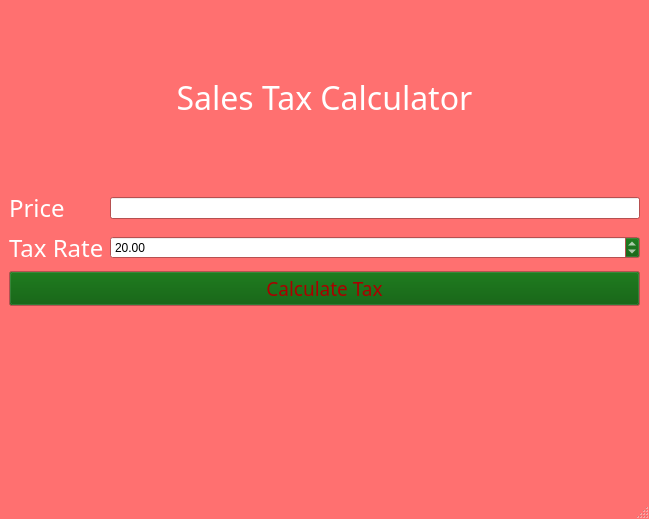
<?xml version="1.0" encoding="UTF-8"?>
<ui version="4.0">
 <class>MainWindow</class>
 <widget class="QMainWindow" name="MainWindow">
  <property name="geometry">
   <rect>
    <x>0</x>
    <y>0</y>
    <width>649</width>
    <height>519</height>
   </rect>
  </property>
  <property name="palette">
   <palette>
    <active>
     <colorrole role="WindowText">
      <brush brushstyle="SolidPattern">
       <color alpha="255">
        <red>255</red>
        <green>255</green>
        <blue>255</blue>
       </color>
      </brush>
     </colorrole>
     <colorrole role="Button">
      <brush brushstyle="SolidPattern">
       <color alpha="255">
        <red>0</red>
        <green>85</green>
        <blue>0</blue>
       </color>
      </brush>
     </colorrole>
     <colorrole role="Text">
      <brush brushstyle="SolidPattern">
       <color alpha="255">
        <red>170</red>
        <green>85</green>
        <blue>127</blue>
       </color>
      </brush>
     </colorrole>
     <colorrole role="ButtonText">
      <brush brushstyle="SolidPattern">
       <color alpha="255">
        <red>170</red>
        <green>0</green>
        <blue>0</blue>
       </color>
      </brush>
     </colorrole>
     <colorrole role="Base">
      <brush brushstyle="SolidPattern">
       <color alpha="255">
        <red>255</red>
        <green>255</green>
        <blue>255</blue>
       </color>
      </brush>
     </colorrole>
     <colorrole role="Window">
      <brush brushstyle="SolidPattern">
       <color alpha="255">
        <red>255</red>
        <green>112</green>
        <blue>112</blue>
       </color>
      </brush>
     </colorrole>
     <colorrole role="PlaceholderText">
      <brush brushstyle="SolidPattern">
       <color alpha="128">
        <red>170</red>
        <green>85</green>
        <blue>127</blue>
       </color>
      </brush>
     </colorrole>
    </active>
    <inactive>
     <colorrole role="WindowText">
      <brush brushstyle="SolidPattern">
       <color alpha="255">
        <red>255</red>
        <green>255</green>
        <blue>255</blue>
       </color>
      </brush>
     </colorrole>
     <colorrole role="Button">
      <brush brushstyle="SolidPattern">
       <color alpha="255">
        <red>0</red>
        <green>85</green>
        <blue>0</blue>
       </color>
      </brush>
     </colorrole>
     <colorrole role="Text">
      <brush brushstyle="SolidPattern">
       <color alpha="255">
        <red>170</red>
        <green>85</green>
        <blue>127</blue>
       </color>
      </brush>
     </colorrole>
     <colorrole role="ButtonText">
      <brush brushstyle="SolidPattern">
       <color alpha="255">
        <red>170</red>
        <green>0</green>
        <blue>0</blue>
       </color>
      </brush>
     </colorrole>
     <colorrole role="Base">
      <brush brushstyle="SolidPattern">
       <color alpha="255">
        <red>255</red>
        <green>255</green>
        <blue>255</blue>
       </color>
      </brush>
     </colorrole>
     <colorrole role="Window">
      <brush brushstyle="SolidPattern">
       <color alpha="255">
        <red>255</red>
        <green>112</green>
        <blue>112</blue>
       </color>
      </brush>
     </colorrole>
     <colorrole role="PlaceholderText">
      <brush brushstyle="SolidPattern">
       <color alpha="128">
        <red>170</red>
        <green>85</green>
        <blue>127</blue>
       </color>
      </brush>
     </colorrole>
    </inactive>
    <disabled>
     <colorrole role="WindowText">
      <brush brushstyle="SolidPattern">
       <color alpha="255">
        <red>120</red>
        <green>120</green>
        <blue>120</blue>
       </color>
      </brush>
     </colorrole>
     <colorrole role="Button">
      <brush brushstyle="SolidPattern">
       <color alpha="255">
        <red>0</red>
        <green>85</green>
        <blue>0</blue>
       </color>
      </brush>
     </colorrole>
     <colorrole role="Text">
      <brush brushstyle="SolidPattern">
       <color alpha="255">
        <red>120</red>
        <green>120</green>
        <blue>120</blue>
       </color>
      </brush>
     </colorrole>
     <colorrole role="ButtonText">
      <brush brushstyle="SolidPattern">
       <color alpha="255">
        <red>120</red>
        <green>120</green>
        <blue>120</blue>
       </color>
      </brush>
     </colorrole>
     <colorrole role="Base">
      <brush brushstyle="SolidPattern">
       <color alpha="255">
        <red>255</red>
        <green>112</green>
        <blue>112</blue>
       </color>
      </brush>
     </colorrole>
     <colorrole role="Window">
      <brush brushstyle="SolidPattern">
       <color alpha="255">
        <red>255</red>
        <green>112</green>
        <blue>112</blue>
       </color>
      </brush>
     </colorrole>
     <colorrole role="PlaceholderText">
      <brush brushstyle="SolidPattern">
       <color alpha="128">
        <red>0</red>
        <green>0</green>
        <blue>0</blue>
       </color>
      </brush>
     </colorrole>
    </disabled>
   </palette>
  </property>
  <property name="windowTitle">
   <string>Tax Calculator</string>
  </property>
  <widget class="QWidget" name="centralwidget">
   <layout class="QGridLayout" name="gridLayout">
    <item row="2" column="0">
     <widget class="QLabel" name="label">
      <property name="font">
       <font>
        <family>MV Boli</family>
        <pointsize>18</pointsize>
       </font>
      </property>
      <property name="text">
       <string>Tax Rate</string>
      </property>
     </widget>
    </item>
    <item row="0" column="0" colspan="2">
     <widget class="QLabel" name="label_2">
      <property name="font">
       <font>
        <family>MV Boli</family>
        <pointsize>24</pointsize>
       </font>
      </property>
      <property name="text">
       <string>Sales Tax Calculator</string>
      </property>
      <property name="alignment">
       <set>Qt::AlignCenter</set>
      </property>
     </widget>
    </item>
    <item row="1" column="1">
     <widget class="QLineEdit" name="price_box">
      <property name="palette">
       <palette>
        <active>
         <colorrole role="Text">
          <brush brushstyle="SolidPattern">
           <color alpha="255">
            <red>0</red>
            <green>0</green>
            <blue>0</blue>
           </color>
          </brush>
         </colorrole>
        </active>
        <inactive>
         <colorrole role="Text">
          <brush brushstyle="SolidPattern">
           <color alpha="255">
            <red>0</red>
            <green>0</green>
            <blue>0</blue>
           </color>
          </brush>
         </colorrole>
        </inactive>
        <disabled>
         <colorrole role="Text">
          <brush brushstyle="SolidPattern">
           <color alpha="255">
            <red>120</red>
            <green>120</green>
            <blue>120</blue>
           </color>
          </brush>
         </colorrole>
        </disabled>
       </palette>
      </property>
      <property name="autoFillBackground">
       <bool>false</bool>
      </property>
      <property name="inputMethodHints">
       <set>Qt::ImhDigitsOnly</set>
      </property>
     </widget>
    </item>
    <item row="1" column="0">
     <widget class="QLabel" name="price_label">
      <property name="font">
       <font>
        <family>MV Boli</family>
        <pointsize>18</pointsize>
       </font>
      </property>
      <property name="autoFillBackground">
       <bool>true</bool>
      </property>
      <property name="text">
       <string>Price</string>
      </property>
     </widget>
    </item>
    <item row="2" column="1">
     <widget class="QDoubleSpinBox" name="tax_rate">
      <property name="palette">
       <palette>
        <active>
         <colorrole role="Text">
          <brush brushstyle="SolidPattern">
           <color alpha="255">
            <red>0</red>
            <green>0</green>
            <blue>0</blue>
           </color>
          </brush>
         </colorrole>
        </active>
        <inactive>
         <colorrole role="Text">
          <brush brushstyle="SolidPattern">
           <color alpha="255">
            <red>0</red>
            <green>0</green>
            <blue>0</blue>
           </color>
          </brush>
         </colorrole>
        </inactive>
        <disabled>
         <colorrole role="Text">
          <brush brushstyle="SolidPattern">
           <color alpha="255">
            <red>120</red>
            <green>120</green>
            <blue>120</blue>
           </color>
          </brush>
         </colorrole>
        </disabled>
       </palette>
      </property>
      <property name="value">
       <double>20.000000000000000</double>
      </property>
     </widget>
    </item>
    <item row="3" column="0" colspan="2">
     <widget class="QPushButton" name="calc_tax_button">
      <property name="font">
       <font>
        <family>MV Boli</family>
        <pointsize>14</pointsize>
       </font>
      </property>
      <property name="text">
       <string>Calculate Tax</string>
      </property>
      <property name="shortcut">
       <string>Return</string>
      </property>
     </widget>
    </item>
    <item row="4" column="0" colspan="2">
     <widget class="QLabel" name="results_output">
      <property name="font">
       <font>
        <family>Franklin Gothic Medium</family>
        <pointsize>28</pointsize>
       </font>
      </property>
      <property name="text">
       <string/>
      </property>
      <property name="alignment">
       <set>Qt::AlignCenter</set>
      </property>
     </widget>
    </item>
   </layout>
  </widget>
  <widget class="QMenuBar" name="menubar">
   <property name="geometry">
    <rect>
     <x>0</x>
     <y>0</y>
     <width>649</width>
     <height>21</height>
    </rect>
   </property>
  </widget>
  <widget class="QStatusBar" name="statusbar"/>
 </widget>
 <resources/>
 <connections/>
</ui>
